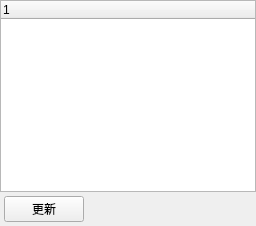
  <widget class="QDockWidget" name="gcinfo">
   <property name="features">
    <set>QDockWidget::DockWidgetClosable|QDockWidget::DockWidgetMovable</set>
   </property>
   <property name="allowedAreas">
    <set>Qt::AllDockWidgetAreas</set>
   </property>
   <property name="windowTitle">
    <string>对象</string>
   </property>
   <attribute name="dockWidgetArea">
    <number>8</number>
   </attribute>
   <widget class="QWidget" name="dockWidgetContents_13">
    <layout class="QVBoxLayout" name="verticalLayout_9" stretch="1,0">
     <property name="spacing">
      <number>4</number>
     </property>
     <property name="leftMargin">
      <number>0</number>
     </property>
     <property name="topMargin">
      <number>0</number>
     </property>
     <property name="rightMargin">
      <number>0</number>
     </property>
     <property name="bottomMargin">
      <number>0</number>
     </property>
     <item>
      <widget class="QTreeWidget" name="objslist">
       <column>
        <property name="text">
         <string notr="true">1</string>
        </property>
       </column>
      </widget>
     </item>
     <item>
      <layout class="QHBoxLayout" name="horizontalLayout_11" stretch="0,1">
       <property name="leftMargin">
        <number>4</number>
       </property>
       <property name="bottomMargin">
        <number>4</number>
       </property>
       <item>
        <widget class="QPushButton" name="btnUpdate">
         <property name="minimumSize">
          <size>
           <width>75</width>
           <height>25</height>
          </size>
         </property>
         <property name="text">
          <string>更新</string>
         </property>
         <property name="icon">
          <iconset>
           <normaloff>res/toolbar/refresh.png</normaloff>res/toolbar/refresh.png</iconset>
         </property>
        </widget>
       </item>
       <item>
        <widget class="QWidget" name="widget_3" native="true"/>
       </item>
      </layout>
     </item>
    </layout>
   </widget>
  </widget>
